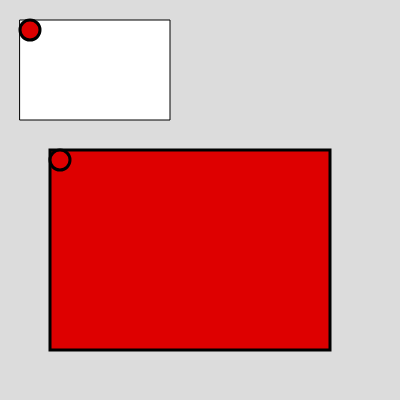
Frame 1 (no input)
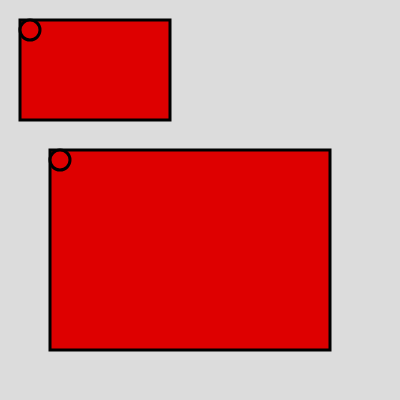
Frame 60 (no input)
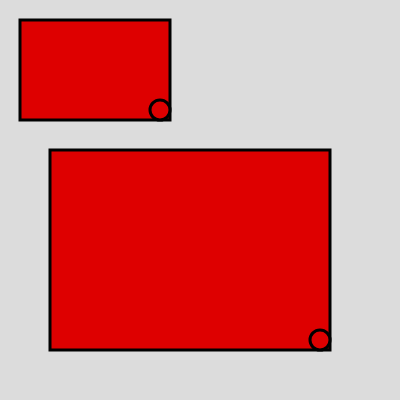
Frame 120 (the mouse pressed at the canvas centre since frame 60)

The p5.js sketch that drew these frames (run headless with seeded random() and noise() and a simulated clock; from frame 60 on, the mouse is pressed at the canvas centre):

// p5.js sketch
// ── sketch.js
function setup() {
  createCanvas(400, 400);
}

function draw() {
  background(220);
  textAlign(CENTER,CENTER);
  rect(20,20,150,100);
  
  strokeWeight(3);
  var x = constrain(mouseX,30,160);
  var y = constrain(mouseY,30,110);
  fill(222,0,0);
  ellipse(x,y,20);
  
  
  fill(222,0,0);
  rect(50,150,280,200);
  
  var x2 = map(x,30,160,60,320);
  var y2 = map(y,30,110,160,340);
  ellipse(x2,y2,20,20);
}
